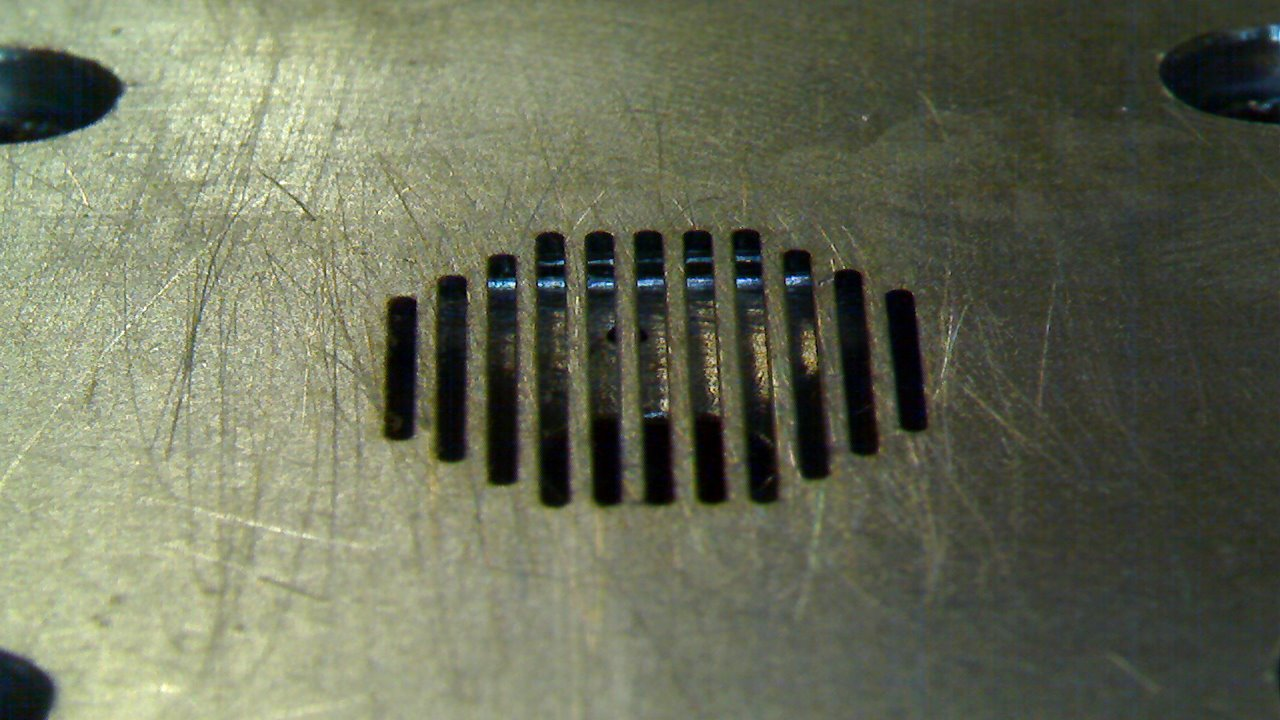
#> input picture coating_linear/1.jpg, 1280 x 720 px, found by its file name
$ python histogram_matching.py   (older library calls are emulated)
#> lines starting #> are read from the running program, lines starting #| are printed output that depends on the picture
import matplotlib.pyplot as plt

from skimage import io, filters, exposure
from skimage.exposure import match_histograms

# Histogram matching manipulates the pixels of an input image so that its histogram matches the histogram of the reference image.
# If the images have multiple channels, the matching is done independently for each channel,
# as long as the number of channels is equal in the input image and the reference.

# Histogram matching can be used as a lightweight normalisation for image processing, such as feature matching,
# especially in circumstances where the images have been taken from different sources or in different conditions (i.e. lighting).


Data1 = io.imread('coating_linear/1.jpg')
#> Data1 is the input picture: shape (720, 1280, 3); mean R, G, B 105.1, 109.2, 88.2
Data2 = io.imread('coating_linear/19.jpg')
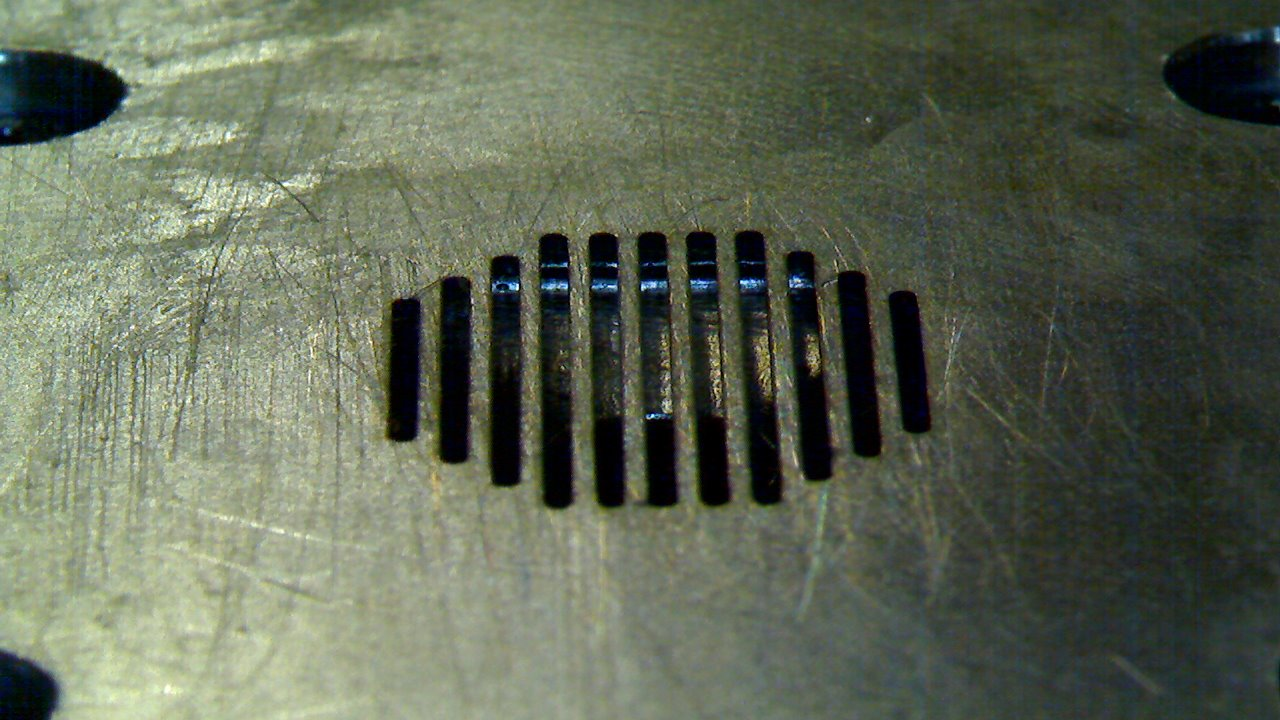
#> input picture coating_linear/19.jpg, 1280 x 720 px, found by its file name
#> Data2 is the input picture: shape (720, 1280, 3); mean R, G, B 95.4, 103.2, 85.1


reference = Data1
image = Data2

matched = match_histograms(image, reference, multichannel=True)

fig, (ax1, ax2, ax3) = plt.subplots(nrows=1, ncols=3, figsize=(8, 3),
                                    sharex=True, sharey=True)
for aa in (ax1, ax2, ax3):
    aa.set_axis_off()

ax1.imshow(image)
ax1.set_title('Source')
ax2.imshow(reference)
ax2.set_title('Reference')
ax3.imshow(matched)
ax3.set_title('Matched')

plt.tight_layout()
plt.show()
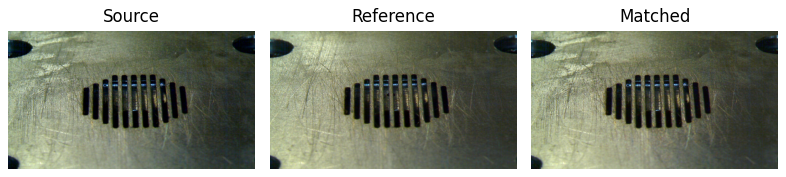
#> figure drawn by matplotlib, 3 panels

fig, axes = plt.subplots(nrows=3, ncols=3, figsize=(8, 8))


for i, img in enumerate((image, reference, matched)):
    for c, c_color in enumerate(('red', 'green', 'blue')):
        img_hist, bins = exposure.histogram(img[..., c], source_range='dtype')
        axes[c, i].plot(bins, img_hist / img_hist.max())
        img_cdf, bins = exposure.cumulative_distribution(img[..., c])
        axes[c, i].plot(bins, img_cdf)
        axes[c, 0].set_ylabel(c_color)
#> this loop made 3 passes

axes[0, 0].set_title('Source')
axes[0, 1].set_title('Reference')
axes[0, 2].set_title('Matched')

plt.tight_layout()
plt.show()
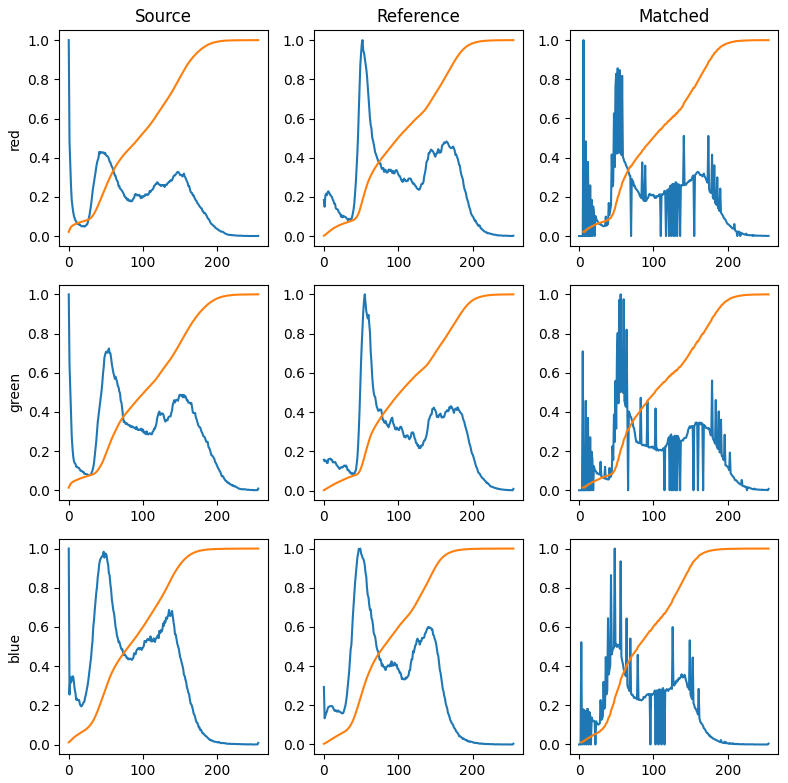
#> figure drawn by matplotlib, 9 panels; panel 1: curve peaks at x = 0, y = 1; panel 1: curve peaks at x = 255, y = 1; panel 2: curve peaks at x = 52, y = 1; panel 2: curve peaks at x = 255, y = 1
